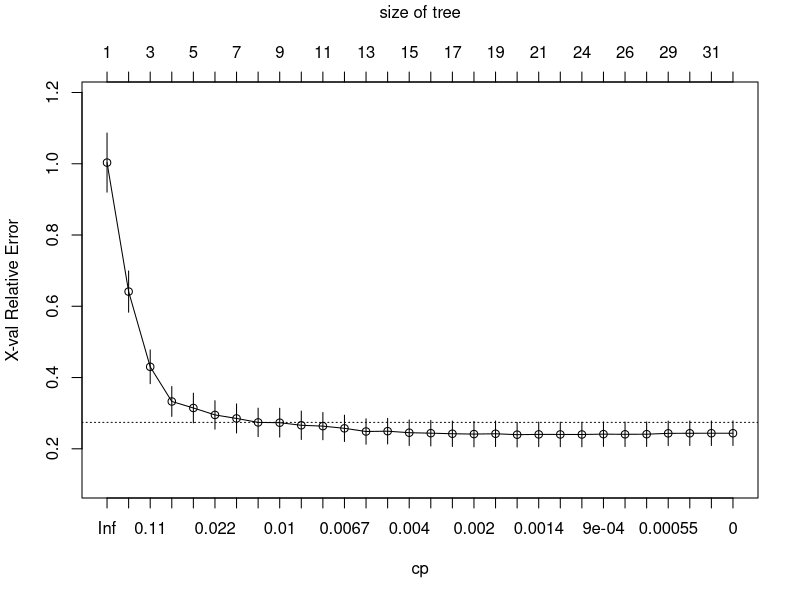
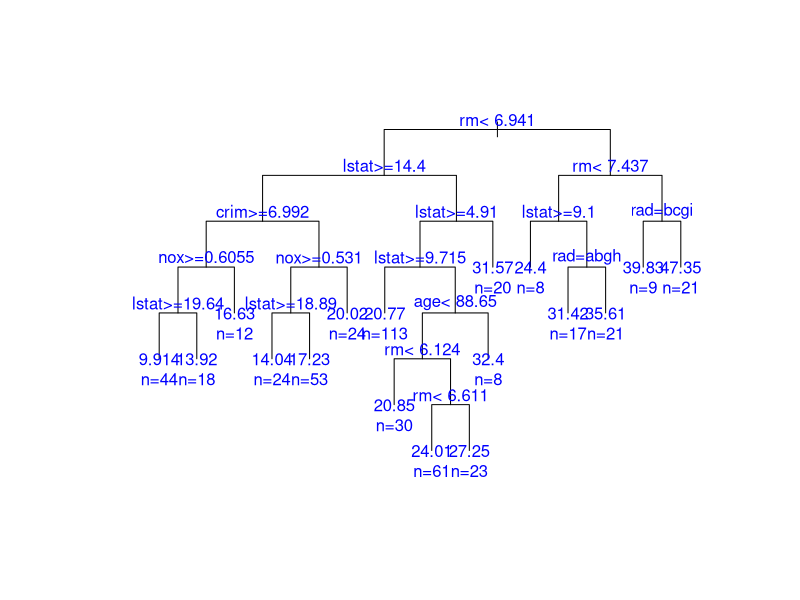
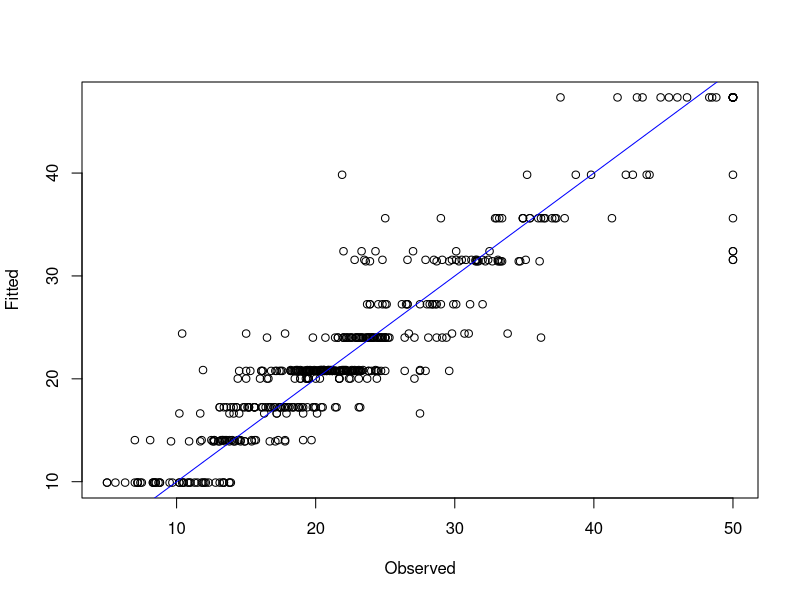

Here is the R script that generated these plots, in order:
set.seed(1234)
library(rpart)
library(MASS)

Boston$chas = factor(Boston$chas) #data specific command
Boston$rad = factor(Boston$rad)
summary(Boston)

#cp=0: 최소화할 때까지 끝까지 가봐라 
#minsplit: 최소의 마지막 분기를 할 때 분기 안에 남아있는 케이스가 전체 데이터의 5%까지만 남겨라
#5%이하 케이스로 떨어질 때는 분기 하지 말아라
my.control <- rpart.control(xval=10, cp=0, minsplit=nrow(Boston)*0.05) #cptable이나 cross-validation등 default setting 미리 지정 
#method부터 추가함 #미리 정해놓은 my.control지정
#1과 0이 아니기 때문에 anova 설정
fit.Boston = rpart(medv ~., data=Boston, method="anova", control=my.control) 

print(fit.Boston)
printcp(fit.Boston) #가지치기를 어디서 멈출 것인지 확인 #30번까지 일어남! #xerror+xstd가 최소일 때??
plotcp(fit.Boston)  #너무 촘촘해서 어디가 가장 낮은지 알 수 없지만 가장 선이 낮은 위치에서 가지치기를 끊는다!

attach(fit.Boston)
df <- as.data.frame(cptable)
df$sum = df$xerror + df$xstd
min(df$sum)
which.min(df$sum) #19번째 cp값 확인 -- 그 밑으로는 가지치기 하지마! -> 18번째까지만 가지치기를 하겠다!
detach(fit.Boston)

fit.prun.Boston <- prune(fit.Boston, cp=0.00368582) #가지치기 cp=0.003어쩌구에서 끊자! #post complexity #적어도 18번째 가지치기까지만 하겠다!
print(fit.prun.Boston)
plot(fit.prun.Boston, uniform=T, compress=T, margin=0.1) #managable한 size로!
text(fit.prun.Boston, use.n = T, col ="blue")
summary(fit.prun.Boston) #효율적인 분류기를 사용하기 위해! #과적합을 막아내고 적절한 수준에서 가지치기를 멈추기 위해 

#분류가 잘 됐는지 확인해보자
Boston$medv.hat = predict(fit.prun.Boston, newdata=Boston, type="vector") #가지치기에 의해서 나온 값들 
mean((Boston$medv - Boston$medv.hat)^2) #root mean square #실제값과 예상값 오차 확인 
plot(Boston$medv, Boston$medv.hat, xlab="Observed", ylab="Fitted") #원래 데이터, 예측 value plot
for_abline <- lm(Boston$medv ~ Boston$medv.hat, data=Boston)   #regression line 그리기 
abline(for_abline, col="blue")

##train test 나누고 예측해보자
set.seed(1234)
i = sample(1:nrow(Boston), round(nrow(Boston)*0.7)) #7:3으로 분류 
Boston.train = Boston[i,]
Boston.test = Boston[-i,] #sampling된 데이터 나머지 

fit.Boston2 = rpart(medv~., data=Boston.train, method="anova", control=my.control) #train
printcp(fit.Boston2)
df2 <- as.data.frame(fit.Boston2$cptable)
df2$sum <- df2$xerror + df2$xstd
min(df2$sum)
which.min(df2$sum)

fit.prun.Boston2 <- prune(fit.Boston2, cp=0.00305747)
print(fit.prun.Boston2)

medv.hat.test = predict(fit.prun.Boston2, newdata=Boston.test,type="vector") #test
mean((Boston.test$medv - medv.hat.test)^2)

head(Boston)
